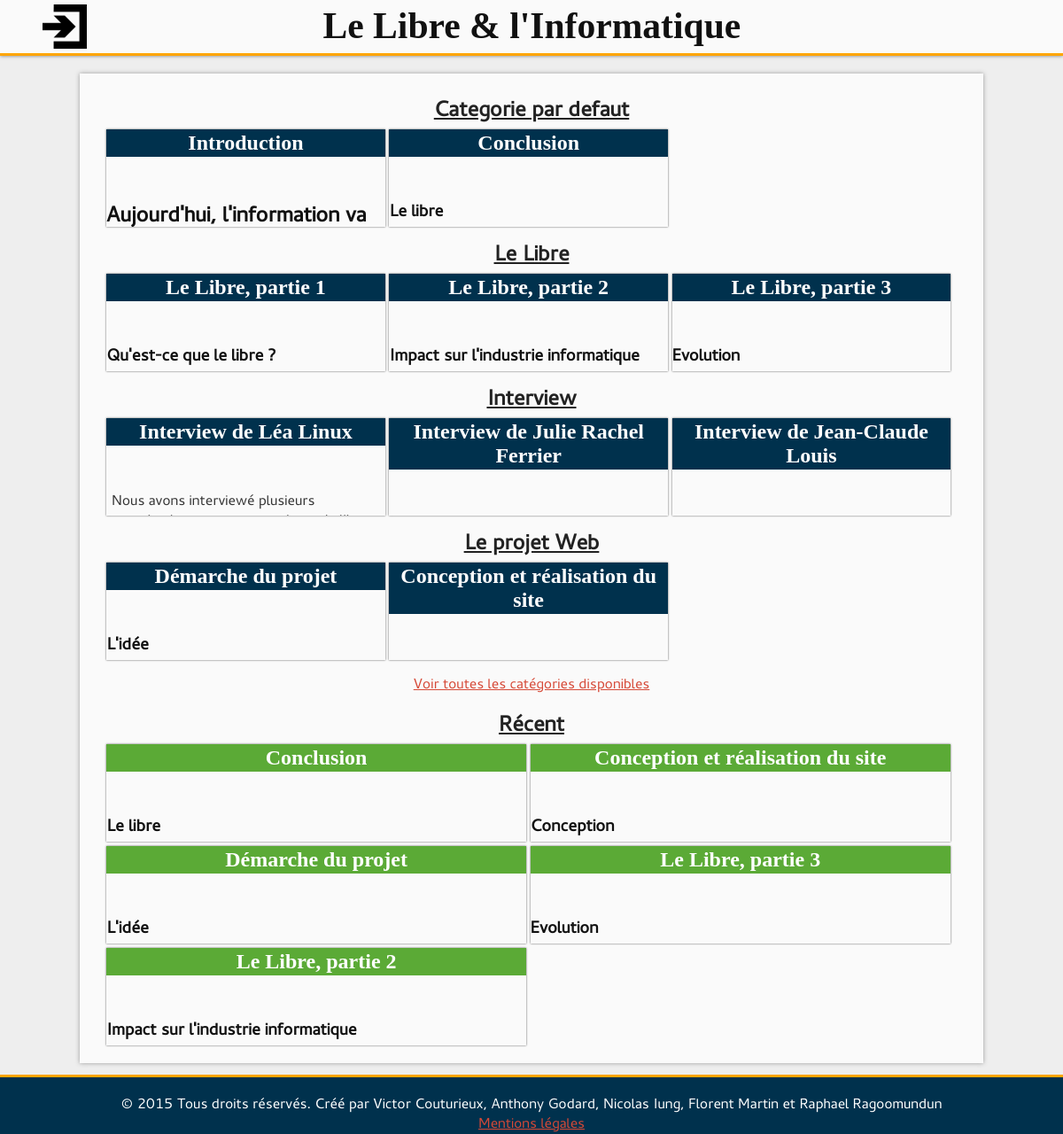
The page / on the database its author committed.
### tables this page shows
CREATE TABLE `Categorie` (
  `id_Categorie` int(10) unsigned NOT NULL AUTO_INCREMENT,
  `intitule_Categorie` varchar(255) NOT NULL,
  `description_Categorie` text NOT NULL,
  PRIMARY KEY (`id_Categorie`)
);

CREATE TABLE `Article` (
  `id_Article` int(10) unsigned NOT NULL AUTO_INCREMENT,
  `contenu_Article` text NOT NULL,
  `date_parution_Article` timestamp NOT NULL DEFAULT CURRENT_TIMESTAMP,
  `nom_Article` varchar(255) NOT NULL,
  `Categorie_Article` int(10) unsigned NOT NULL,
  `last_modification_Article` int(10) unsigned NOT NULL,
  `Auteur_Article` int(10) unsigned NOT NULL,
  PRIMARY KEY (`id_Article`,`Categorie_Article`,`last_modification_Article`,`Auteur_Article`),
  KEY `article-categorie-link` (`Categorie_Article`),
  KEY `article-modification-link` (`last_modification_Article`),
  KEY `article-to-author-link` (`Auteur_Article`),
  CONSTRAINT `article-categorie-link` FOREIGN KEY (`Categorie_Article`) REFERENCES `Categorie` (`id_Categorie`),
  CONSTRAINT `article-modification-link` FOREIGN KEY (`last_modification_Article`) REFERENCES `Modification` (`id_Modification`),
  CONSTRAINT `article-to-author-link` FOREIGN KEY (`Auteur_Article`) REFERENCES `Utilisateur` (`id_Utilisateur`)
);

### include/functions.php (called while the page is built, shortened)
<?php
	function connectDB()
	{
		include("config.php");
		$link = new PDO('mysql:host='.$config['mysql']['host'].';port='.$config['mysql']['port'].';dbname='.$config['mysql']['db'].';charset=UTF8;',$config['mysql']['user'],$config['mysql']['password'], array(PDO::ATTR_PERSISTENT=>true));
		return $link;
	}
	function queryDB($req)
	{
		$link = connectDB();
		$que = $link->query($req) or die($req);
		$ret = $que->fetchAll();
		return $ret;
	}

### include/functionCatego.php (called while the page is built, shortened)
<?php
	include_once 'functions.php';
  	function GetCategoryNameByiD($id)
  	{
  		$req = 'SELECT intitule_Categorie
  				FROM Categorie WHERE id_Categorie ='.$id;
  		return queryDB($req)[0]['intitule_Categorie'];
  	}

### include/createTicket.php (called while the page is built, shortened)
<?php
    include_once 'functions.php';
	function getArticleByCategory($id_category)
    {
		$req = 'SELECT id_Article, nom_article, contenu_article
				From Article
				WHERE Categorie_Article = "' . $id_category . '"';
		return queryDB($req);
    }
    function GetLastTenArticle()
    {
    	$req = 'SELECT id_Article, nom_article, contenu_article
                FROM Article
                ORDER BY date_parution_Article DESC LIMIT 0, 10';
    	return queryDB($req);
    }

### include/minArticle.php (the view)
<?php
function displayMinArticle($id, $name, $content, $dir)
{
	$link = $dir . 'article/?id=' . $id;
?>
	<a href="<?php echo $link; ?>" class="pub_link">
		<h2><?php echo $name; ?></h2>
		<p><?php echo html_entity_decode($content); ?></p>
	</a>
<?php
}
?>

### index.php (shortened to what this page needs)
<?php
include_once('include/createTicket.php');
include_once('include/functionCatego.php');
include_once('include/minArticle.php');
function homeMainCategory($id, $dir)
{
?>
	<div class="category">
		<h2><a href="categorie/?id=<?php echo $id; ?>"><?php echo GetCategoryNameByiD($id);?></a></h2>
	<?php
	$postList = getArticleByCategory($id);
	if(count($postList) < 3)
	{
		$nb = count($postList);
	}else
	{
		$nb = 3;
	}
	for($i = 0; $i < $nb; $i++):
		displayMinArticle($postList[$i]['id_Article'], $postList[$i]['nom_article'], $postList[$i]['contenu_article'], $dir);
	endfor;
	?>
	</div>
<?php
}
function homeMain($dir)
{
?>
	<div id="home_main">
		<?php
		$ListCategoID = categoryIdList();
		$tmp = array();
		foreach ($ListCategoID as $value)
		{
			array_push($tmp, $value['id_Categorie']);
		}
		$ListCategoID = $tmp;
		foreach ($ListCategoID as $id)
		{
			homeMainCategory($id, $dir);
		}?>
		<a href="categorie/liste.php">Voir toutes les catégories disponibles</a>
	</div>
<?php
}
function homeLastPost($dir)
{
?>
	<div id="recent_post">
		<h2><a href="recents/">Récent</a></h2>
		<?php
		$lastArticle = GetLastTenArticle();
		if(count($lastArticle) < 5)
		{
			$nb = count($lastArticle);
		}else
		{
			$nb = 5;
		}
		for($i = 0; $i < $nb; $i++):
			displayMinArticle($lastArticle[$i]['id_Article'], $lastArticle[$i]['nom_article'], $lastArticle[$i]['contenu_article'], $dir);
		endfor;
		?>
	</div>
<?php
}
?>
<!DOCTYPE html>
<html lang="fr">
	<head>
		<link rel="stylesheet" href="style/base.css">
		<link rel="stylesheet" href="style/minArticle.css">
		<link rel="stylesheet" href="style/home.css">
		<link rel="stylesheet" href="style/input.css">
	</head>
	<body>
		<div id="container">
			<?php require('include/head.php') ;?>
			<div id="main">
				<section>
					<?php
					homeMain($dir);
					homeLastPost($dir);
					?>
				</section>
			</div>
		<?php
		require('include/foot.php');
		?>
		</div>
	</body>
</html>

### style/base.css (style rules this page uses)
html, body { font-family: Cantarell, Cantarell_up, sans-serif; color: #353535; margin: 0; height: 100%; background-color: #EEE; }
h1, h2, h3, h4, h5, h6 { color: #111; }
a { color: #D64937; }
#container { min-height: 100%; position: relative; }
#main { padding-bottom: 60px }
section { background-color: #FAFAFA; box-shadow: 0px 0px 5px #999; min-width: 300px; width: 80%; margin: 20px auto; padding: 15px 2.5%; }

### style/minArticle.css (style rules this page uses)
a.pub_link { display: inline-block; min-width: 200px; min-height: 110px; max-height: 180px; width: 100%; margin-bottom: 5px; overflow: hidden; box-shadow: 0 0 2px #555; color: #353535; text-decoration: none; transition: box-shadow 0.15s; }
a.pub_link p { padding: 6px; }
a.pub_link h2 { font-family: serif; background-color: #00314D; margin: 0; color: white; padding: 2px 0; }
#recent_post a.pub_link h2 { background-color: #5BAA36; }
.category a.pub_link h2 { background-color: #00314D; }

### style/home.css (style rules this page uses)
a.pub_link { height: 110px; }
h2 { margin: 8px 0; text-align: center; }
h2 a { color: #222; }
a[href="categorie/liste.php"] { display: block; text-align: center; margin: 10px 0; }
#home_main, #recent_post, #head_post, #head_post2, .category, a.pub_link { display: inline-block; vertical-align: top; }
#home_main, #recent_post { min-width: 300px; }
#home_main { width: 70%; }
#recent_post { width: 29%; }
.category { width: 100%; }
.category a.pub_link { width: 32.8%; }
@media screen and (max-width: 1270px) { #home_main, #recent_post { width: 100%; } }
@media screen and (max-width: 1270px) { #recent_post a.pub_link { width: 49.4%; } }

### rows shown on the page
categorie: intitule_Categorie "Categorie par defaut"
article: nom_Article "Introduction", contenu_Article "Aujourd'hui, l'information va…"
article: nom_Article "Conclusion", contenu_Article "Le libre"
categorie: intitule_Categorie "Le Libre"
article: nom_Article "Le Libre, partie 1", contenu_Article "Qu'est-ce que le libre ?"
article: nom_Article "Le Libre, partie 2", contenu_Article "Impact sur l'industrie informatique"
article: nom_Article "Le Libre, partie 3", contenu_Article "Evolution"
categorie: intitule_Categorie "Interview"
article: nom_Article "Interview de Léa Linux", contenu_Article "Nous avons interviewé plusieurs…"
article: nom_Article "Interview de Julie Rachel Ferrier"
article: nom_Article "Interview de Jean-Claude Louis"
categorie: intitule_Categorie "Le projet Web"
article: nom_Article "Démarche du projet", contenu_Article "L'idée"
article: nom_Article "Conception et réalisation du site", contenu_Article "Conception"
